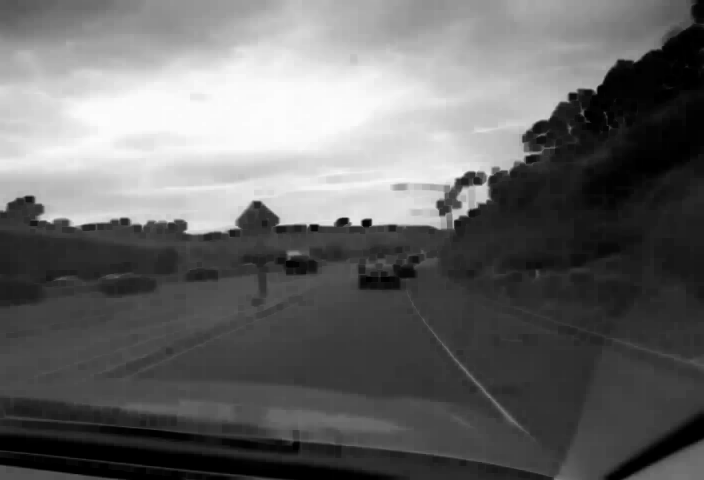
#> input picture curvelet/results/erosion.png, 704 x 480 px
$ python -i untitled2.py   (imports and definitions only)
#> lines starting #> are read from the running program, lines starting #| are printed output that depends on the picture
# -*- coding: utf-8 -*-
"""
Created on Sat Jun  6 22:48:03 2020

@author: Banhi
"""

import os
import shutil

import cv2
import numpy
import sys, time
#import medians_1D
from numpy import *
from os.path import join, dirname, realpath, isfile
train_path = "F:\\ResearchPractice\\Dataset\\GTSRB_Final_Training_Images\\GTSRB\Final_Training\\Images\\"
test_path = "F:\\ResearchPractice\\Dataset\\GTSRB_Final_Test_Images\\GTSRB\\Final_Test\\Images\\"
preprocessed_train_path = "F:\\ResearchPractice\\Dataset\\GTSRB_Final_Training_Images\\GTSRB\\Final_Training\\Preprocessed_images\\"
preprocessed_test_path = "F:\\ResearchPractice\\Dataset\\GTSRB_Final_Test_Images\\GTSRB\\Final_Test\\Preprocessed_images\\"


def demo(target_array, array_length):
    sorted_array = sort(target_array)
    median = sorted_array[round(array_length/2)]
    return median

def process(image, window = 4, threshold = 9, spam = False):
    size = image.shape[:2]
    ## set filter window and image dimensions
    W = 2*window + 1
    ylength, xlength = size
    vlength = W*W
    if spam:
        print ('Image length in X direction: ', xlength)
        print ('Image length in Y direction: ', ylength)
        print ('Filter window size: ', W, 'x', W)

    # create 2-D image array and initialize window
    image_array = reshape(array(image, dtype=uint8), (ylength,xlength))
    filter_window = array(zeros((W,W)))
    target_vector = array(zeros(vlength))
    pixel_count = 0
    try:
        # loop over image with specified window W
        for y in range(window, ylength-(window+1)):
            for x in range(window, xlength-(window+1)):
                # populate window, sort, find median
                filter_window = image_array[y-window:y+window+1,x-window:x+window+1]
                target_vector = reshape(filter_window, ((vlength), ))
                # internal sort
                median = demo(target_vector, vlength)
                # median = medians_1D.quick_select(target_vector, vlength)
	            # check for threshold
                if not threshold > 0:
                    image_array[y,x] = median
                    pixel_count += 1
                else:
                    scale = zeros(vlength)
                    for n in range(vlength):
                        scale[n] = abs(int(target_vector[n]) - int(median))
                    scale = sort(scale)
                    Sk = 1.4826 * (scale[round(vlength/2)])
                    if abs(int(image_array[y,x]) - int(median)) > (threshold * Sk):
                        image_array[y,x] = median
                        pixel_count += 1

    except TypeError:
        # print ("Error in processing function:", err)
        # NameError, ArithmeticError, LookupError
        sys.exit(2)

    # print (pixel_count, "pixel(s) filtered out of", xlength*ylength)
    return image_array
    # convert array back to sequence and return
    # return reshape(image_array, (xlength * ylength, )).tolist()


def histeq(img):
    img = cv2.cvtColor(img, cv2.COLOR_GRAY2BGR)
    img_yuv = cv2.cvtColor(img, cv2.COLOR_BGR2YUV)
    img_yuv[:, :, 0] = cv2.equalizeHist(img_yuv[:, :, 0])
    return cv2.cvtColor(img_yuv, cv2.COLOR_YUV2BGR)


def psnr_ad_mse(img, ref):
    h, w = ref.shape[:2]
    SE = (double(img) - double(ref)) ** 2  # Squared Error
    MSE = sum(sum(SE)) / (h * w)  # Mean Square Error
    MAXI = 255
    if MSE == 0:
        return inf, 0
    psnr = 10 * log10((MAXI ^ 2) / MSE)
    return psnr, MSE

# psnr1, psnr2, mse1, mse2, count1, count2 = 0, 0, 0, 0, 0, 0

def preprocess(img_location):
#> called with img_location = '../results/erosion.png'
    img = cv2.imread(img_location)  # , cv2.IMREAD_GRAYSCALE)
#> img is the input picture: shape (480, 704, 3); min 0, max 252, mean 104
    # cv2.imshow("original image", img)
    # cv2.waitKey(0)

    # resize
    img = cv2.resize(img, (200, 200))
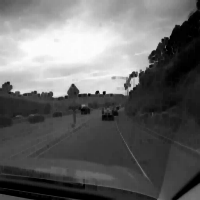
#> img: shape (200, 200, 3); min 0, max 252, mean 103.9
    # cv2.imshow("resized image", img)
    # cv2.waitKey(0)

    # RGB to Grayscale
    print("Conversion of original image to grayscale")
    gray = cv2.cvtColor(img, cv2.COLOR_BGR2GRAY)
    # psnr, mse = psnr_ad_mse(gray, img)
    # cv2.imshow("grayscale", gray)
    # cv2.waitKey(0)

    # Adaptive Median Filter
    print("Adaptive Median Filter")
    # output1 = process(gray, window = 2)
    output = process(gray)
#> after the loop in process, `for y in range(window, ylength-(window+1)):`: image_array: shape (200, 200); min 0, max 252, mean 103.9
    # [14 lines of commented-out code are left out]

    kernel = numpy.ones((5, 5), numpy.uint8)
    # erosion
    print("Erosion")
    img_erosion = cv2.erode(output, kernel, iterations=1)
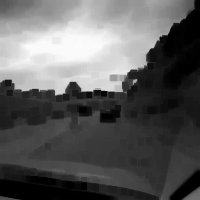
#> img_erosion: shape (200, 200); min 0, max 252, mean 93.4
    # print(psnr_ad_mse(img_erosion, gray))
    # cv2.imshow("erosion", img_erosion)
    # cv2.waitKey(0)

    # dilation
    print("Dilation")
    img_dilation = cv2.dilate(img_erosion, kernel, iterations=1)
    # print(psnr_ad_mse(img_dilation, img_erosion))
    # cv2.imshow("dilation", img_dilation)
    # cv2.waitKey(0)

    # histogram equalisation
    print("Histogram Equalisation")
    equalized = histeq(img_dilation)
#> in histeq, `img_yuv = cv2.cvtColor(img, cv2.COLOR_BGR2YUV)`: img_yuv: shape (200, 200, 3); mean of channels 0, 1, 2 102, 128, 128
#> in histeq, `img_yuv[:, :, 0] = cv2.equalizeHist(img_yuv[:, :, 0])`: img_yuv: shape (200, 200, 3); mean of channels 0, 1, 2 124.6, 128, 128
#> in histeq, `return cv2.cvtColor(img_yuv, cv2.COLOR_YUV2BGR)`:
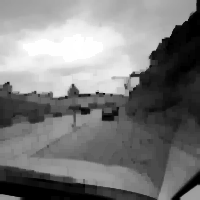
#> returned value: shape (200, 200, 3); min 0, max 255, mean 124.6
    # print(psnr_ad_mse(equalized, img_dilation))
    # cv2.imshow("equalized", equalized)
    # cv2.waitKey(0)

    return equalized

# [1 line that did not run here, left out]
preprocessed_testimages = []
# [5 lines not run here, left out]

# count_win5, count_win9 = 0, 0
# class_folder = join(dirname(path), "color")
# [1 line that did not run here, left out]
preprocessed_trainimages = []
count1, count2 = 0, 0
# [10 lines not run here, left out]
        # [10 lines of commented-out code are left out]

>>> result = preprocess('../results/erosion.png')
